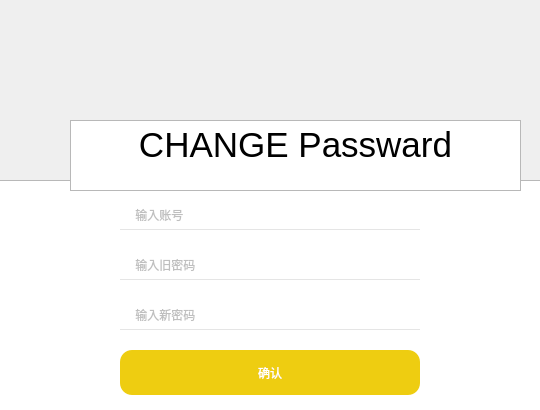
<?xml version="1.0" encoding="UTF-8"?>
<ui version="4.0">
 <class>modify_pass</class>
 <widget class="QWidget" name="modify_pass">
  <property name="geometry">
   <rect>
    <x>0</x>
    <y>0</y>
    <width>540</width>
    <height>410</height>
   </rect>
  </property>
  <property name="windowTitle">
   <string>Dialog</string>
  </property>
  <widget class="QLabel" name="label_5">
   <property name="geometry">
    <rect>
     <x>0</x>
     <y>0</y>
     <width>550</width>
     <height>180</height>
    </rect>
   </property>
   <property name="text">
    <string/>
   </property>
   <property name="pixmap">
    <pixmap resource="pho.qrc">:/photo/backgrandtree.jpg</pixmap>
   </property>
   <property name="scaledContents">
    <bool>false</bool>
   </property>
   <property name="alignment">
    <set>Qt::AlignHCenter|Qt::AlignTop</set>
   </property>
  </widget>
  <widget class="QPushButton" name="pushButton">
   <property name="geometry">
    <rect>
     <x>120</x>
     <y>350</y>
     <width>300</width>
     <height>45</height>
    </rect>
   </property>
   <property name="styleSheet">
    <string notr="true">QPushButton

{
	border-radius:12px;
	background-color: rgb(238, 205, 17);
	font: 75 15pt &quot;Agency FB&quot;;
	color:rgb(255,255,255)

}
QPushButton:hover
{
	background-color:rgb(255, 220,19);
}</string>
   </property>
   <property name="text">
    <string>确认</string>
   </property>
  </widget>
  <widget class="QListWidget" name="listWidget">
   <property name="geometry">
    <rect>
     <x>-6</x>
     <y>180</y>
     <width>550</width>
     <height>270</height>
    </rect>
   </property>
  </widget>
  <widget class="QTextEdit" name="textEdit">
   <property name="geometry">
    <rect>
     <x>70</x>
     <y>120</y>
     <width>451</width>
     <height>71</height>
    </rect>
   </property>
   <property name="styleSheet">
    <string notr="true">
QTextEdit
{
	background:transparent;
	border-width:0;border-style:outset;
}	
	font: 75 20pt &quot;Agency FB&quot;;
color: rgb(255, 255, 255);
font: 26pt &quot;Arial&quot;;</string>
   </property>
   <property name="html">
    <string>&lt;!DOCTYPE HTML PUBLIC &quot;-//W3C//DTD HTML 4.0//EN&quot; &quot;http://www.w3.org/TR/REC-html40/strict.dtd&quot;&gt;
&lt;html&gt;&lt;head&gt;&lt;meta name=&quot;qrichtext&quot; content=&quot;1&quot; /&gt;&lt;meta charset=&quot;utf-8&quot; /&gt;&lt;style type=&quot;text/css&quot;&gt;
p, li { white-space: pre-wrap; }
hr { height: 1px; border-width: 0; }
li.unchecked::marker { content: &quot;\2610&quot;; }
li.checked::marker { content: &quot;\2612&quot;; }
&lt;/style&gt;&lt;/head&gt;&lt;body style=&quot; font-family:'Arial'; font-size:26pt; font-weight:400; font-style:normal;&quot;&gt;
&lt;p align=&quot;center&quot; style=&quot; margin-top:12px; margin-bottom:12px; margin-left:0px; margin-right:0px; -qt-block-indent:0; text-indent:0px;&quot;&gt;CHANGE Passward&lt;/p&gt;&lt;/body&gt;&lt;/html&gt;</string>
   </property>
  </widget>
  <widget class="QLabel" name="label">
   <property name="geometry">
    <rect>
     <x>80</x>
     <y>300</y>
     <width>35</width>
     <height>35</height>
    </rect>
   </property>
   <property name="minimumSize">
    <size>
     <width>35</width>
     <height>35</height>
    </size>
   </property>
   <property name="maximumSize">
    <size>
     <width>31</width>
     <height>31</height>
    </size>
   </property>
   <property name="text">
    <string/>
   </property>
   <property name="pixmap">
    <pixmap resource="pic/pic.qrc">:/pass.png</pixmap>
   </property>
   <property name="scaledContents">
    <bool>true</bool>
   </property>
  </widget>
  <widget class="QLineEdit" name="lineEdit_2">
   <property name="geometry">
    <rect>
     <x>120</x>
     <y>250</y>
     <width>300</width>
     <height>30</height>
    </rect>
   </property>
   <property name="toolTip">
    <string>&lt;html&gt;&lt;head/&gt;&lt;body&gt;&lt;p&gt;&lt;br/&gt;&lt;/p&gt;&lt;/body&gt;&lt;/html&gt;</string>
   </property>
   <property name="styleSheet">
    <string notr="true">
QLineEdit

{
	border:one;
	border-bottom:1px solid rgb(229,229,229);
	color: rgb(127, 127, 127);

}

QLineEdit:hover
{
	border:one;
	border-bottom:1px solid rgb(193, 193,193);
}
QLineEdit:focus
{
	border:one;
	border-bottom:1px solid rgb(255, 220,19);
}</string>
   </property>
   <property name="text">
    <string/>
   </property>
   <property name="placeholderText">
    <string>    输入旧密码</string>
   </property>
  </widget>
  <widget class="QLabel" name="label_2">
   <property name="geometry">
    <rect>
     <x>80</x>
     <y>200</y>
     <width>35</width>
     <height>35</height>
    </rect>
   </property>
   <property name="maximumSize">
    <size>
     <width>35</width>
     <height>35</height>
    </size>
   </property>
   <property name="text">
    <string/>
   </property>
   <property name="pixmap">
    <pixmap resource="pho.qrc">:/photo/count.png</pixmap>
   </property>
   <property name="scaledContents">
    <bool>true</bool>
   </property>
  </widget>
  <widget class="QLineEdit" name="lineEdit">
   <property name="geometry">
    <rect>
     <x>120</x>
     <y>200</y>
     <width>300</width>
     <height>30</height>
    </rect>
   </property>
   <property name="styleSheet">
    <string notr="true">
QLineEdit

{
	border:one;
	border-bottom:1px solid rgb(229,229,229);
	color: rgb(127, 127, 127);

}

QLineEdit:hover
{
	border:one;
	border-bottom:1px solid rgb(193, 193,193);
}
QLineEdit:focus
{
	border:one;
	border-bottom:1px solid rgb(255, 220,19);
}</string>
   </property>
   <property name="placeholderText">
    <string>    输入账号</string>
   </property>
  </widget>
  <widget class="QLineEdit" name="lineEdit_3">
   <property name="geometry">
    <rect>
     <x>120</x>
     <y>300</y>
     <width>300</width>
     <height>30</height>
    </rect>
   </property>
   <property name="styleSheet">
    <string notr="true">
QLineEdit

{
	border:one;
	border-bottom:1px solid rgb(229,229,229);
	color: rgb(127, 127, 127);

}

QLineEdit:hover
{
	border:one;
	border-bottom:1px solid rgb(193, 193,193);
}
QLineEdit:focus
{
	border:one;
	border-bottom:1px solid rgb(255, 220,19);
}</string>
   </property>
   <property name="text">
    <string/>
   </property>
   <property name="placeholderText">
    <string>    输入新密码</string>
   </property>
  </widget>
  <widget class="QLabel" name="label_4">
   <property name="geometry">
    <rect>
     <x>80</x>
     <y>250</y>
     <width>35</width>
     <height>35</height>
    </rect>
   </property>
   <property name="minimumSize">
    <size>
     <width>35</width>
     <height>35</height>
    </size>
   </property>
   <property name="maximumSize">
    <size>
     <width>31</width>
     <height>31</height>
    </size>
   </property>
   <property name="text">
    <string/>
   </property>
   <property name="pixmap">
    <pixmap resource="pho.qrc">:/photo/mima1.png</pixmap>
   </property>
   <property name="scaledContents">
    <bool>true</bool>
   </property>
  </widget>
  <zorder>listWidget</zorder>
  <zorder>label</zorder>
  <zorder>pushButton</zorder>
  <zorder>label_5</zorder>
  <zorder>textEdit</zorder>
  <zorder>lineEdit_3</zorder>
  <zorder>lineEdit_2</zorder>
  <zorder>lineEdit</zorder>
  <zorder>label_2</zorder>
  <zorder>label_4</zorder>
 </widget>
 <resources>
  <include location="pic/pic.qrc"/>
  <include location="pic/pic.qrc"/>
  <include location="pho.qrc"/>
 </resources>
 <connections/>
</ui>
